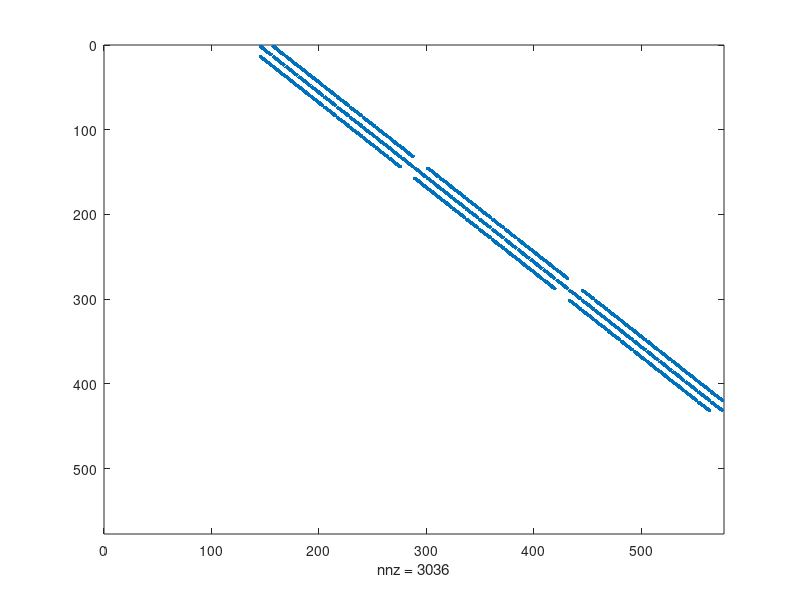

This figure's MATLAB source:
clear
close all

P_tr_thresh = 0.4;

%build adjacency matrix
%square grid, connected right and down
s =12;
V = s^2;
i_vals = [];
j_vals = [];
% k_vals = [];

for i = 1:V    %letter
   if (mod(i,s) >0) %if it isn't on the right edge of grid 
    i_vals(end+1) = i; %add node to right
    j_vals(end+1) = i+1+V;
   end

   if (mod(i, s) ~=1) %if node isn't on the left edge of grid
    i_vals(end+1) = i; %add node to left
    j_vals(end+1) = i-1 +V;
   end
   
   if (i> s) %if vertex isn't on top of grid
    i_vals(end+1) = i ;   %add next node up
    j_vals(end+1) = i - s + V;
       if (mod(i,s) >0) %if it isn't on the right edge of grid 
        i_vals(end+1) = i; %add node to diagonal right
        j_vals(end+1) = i+1+V - s;
       end

       if (mod(i, s) ~=1) %if node isn't on the left edge of grid
        i_vals(end+1) = i; %add node to diagonal left
        j_vals(end+1) = i-1 +V -s;
       end
   end
   
   if (i<=(V- s))   %if vertex isn't on bottom of grid
    i_vals(end+1) = i ;  %add next node down
    j_vals(end+1) = i+s + V;
       if (mod(i,s) >0) %if it isn't on the right edge of grid 
        i_vals(end+1) = i; %add node to diagonal right
        j_vals(end+1) = i+1+V + s;
       end

       if (mod(i, s) ~=1) %if node isn't on the left edge of grid
        i_vals(end+1) = i; %add node to diagonal left
        j_vals(end+1) = i-1 +V +s;
       end
    
   end

      
end

minimum = 0.9;
maximum = 1.0;
% vals = ones(length(i_vals),1);
vals = 10*abs(randn(length(i_vals), 1));  %generate random costs
% adj = sparse(i_vals, j_vals, vals, V^2, V^2);
a= sparse(i_vals, j_vals, vals);
z= sparse(V,V);

adj = [a z z; z a z; z z a; z z z z]; %
% adj = adj*10*abs(randn(size(adj)));
spy(adj)